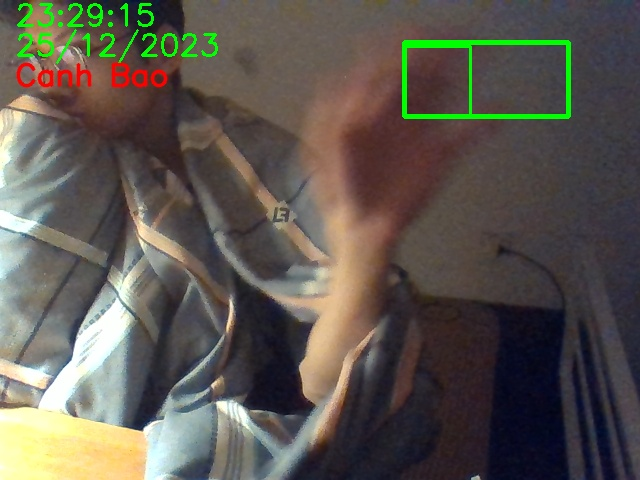
#> input picture captured_images/motion_20231225232915.jpg, 640 x 480 px, given in place of the camera
$ python test.py
#> lines starting #> are read from the running program, lines starting #| are printed output that depends on the picture
import cv2
import os
from datetime import datetime

cap = cv2.VideoCapture(0)
cap.set(cv2.CAP_PROP_FRAME_HEIGHT, 480)
cap.set(cv2.CAP_PROP_FRAME_WIDTH, 640)

ret, frame = cap.read()
#> frame is the input picture: shape (480, 640, 3); mean B, G, R 79.8, 87.6, 93.1
frame = cv2.resize(frame, (640, 480))
gray = cv2.cvtColor(frame, cv2.COLOR_BGR2GRAY)
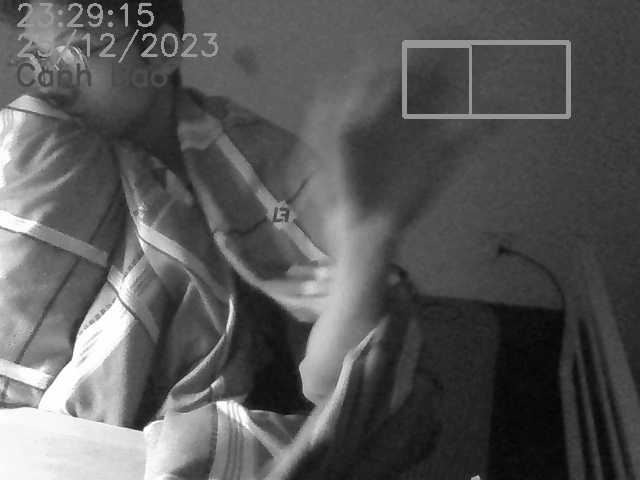
#> gray: shape (480, 640); min 3, max 255, mean 88.4
gray = cv2.GaussianBlur(gray, (25, 25), 0)
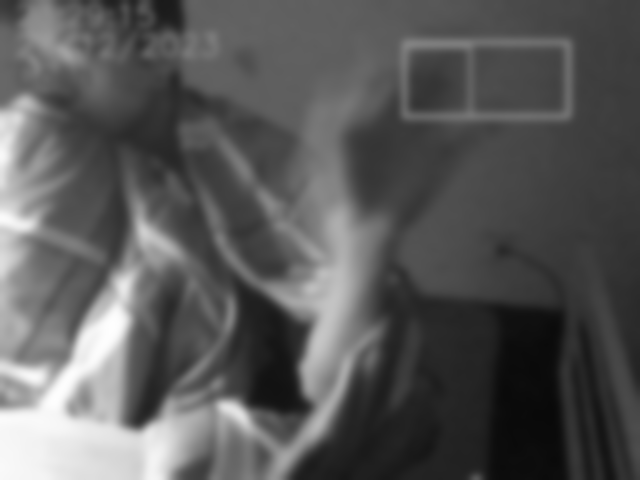
#> gray: shape (480, 640); min 9, max 254, mean 88.4
last_frame = gray
frame = cv2.flip(frame, 1)
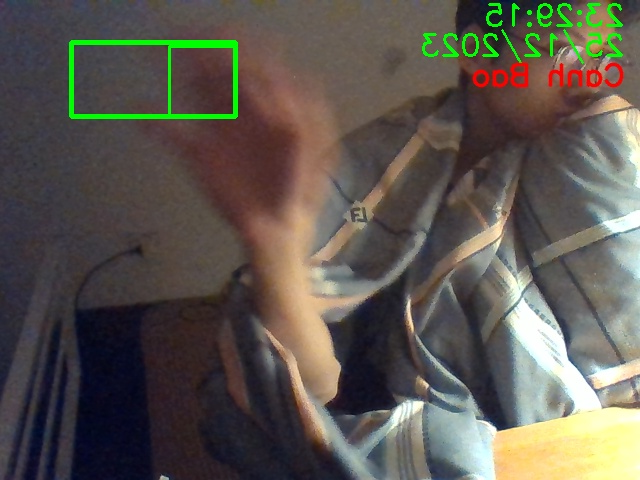
#> frame: shape (480, 640, 3); mean B, G, R 79.8, 87.6, 93.1
# Chọn vùng cần quan sát
#> (the run stopped early here; a loop or call above may not have finished)

$ run again, on captured_images/motion_20231225233247.jpg
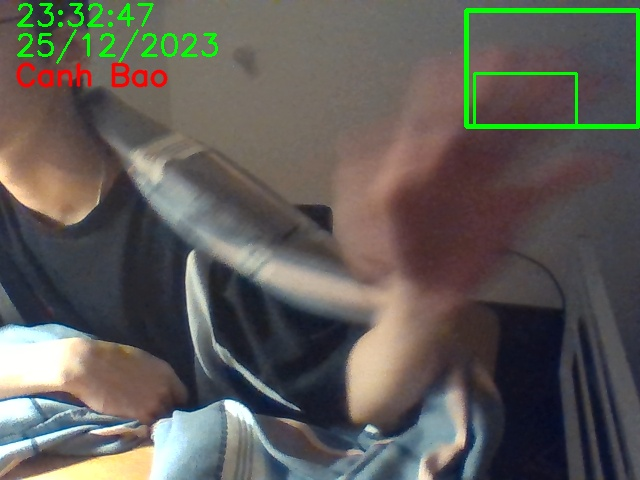
#> input picture captured_images/motion_20231225233247.jpg, 640 x 480 px, given in place of the camera
#> frame is the input picture: shape (480, 640, 3); mean B, G, R 87.5, 92.6, 95.2
#> `gray = cv2.GaussianBlur(gray, (25, 25), 0)`:
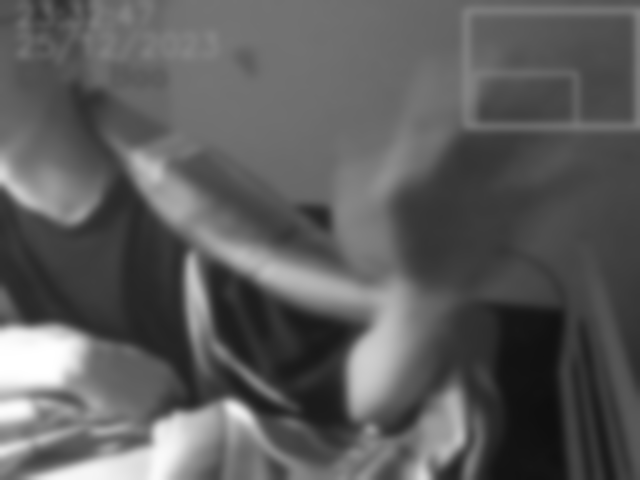
#> gray: shape (480, 640); min 14, max 255, mean 92.8
#> `frame = cv2.flip(frame, 1)`:
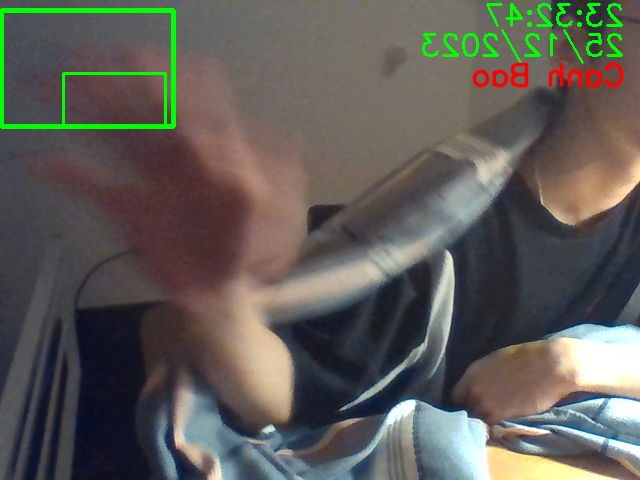
#> frame: shape (480, 640, 3); mean B, G, R 87.5, 92.6, 95.2
